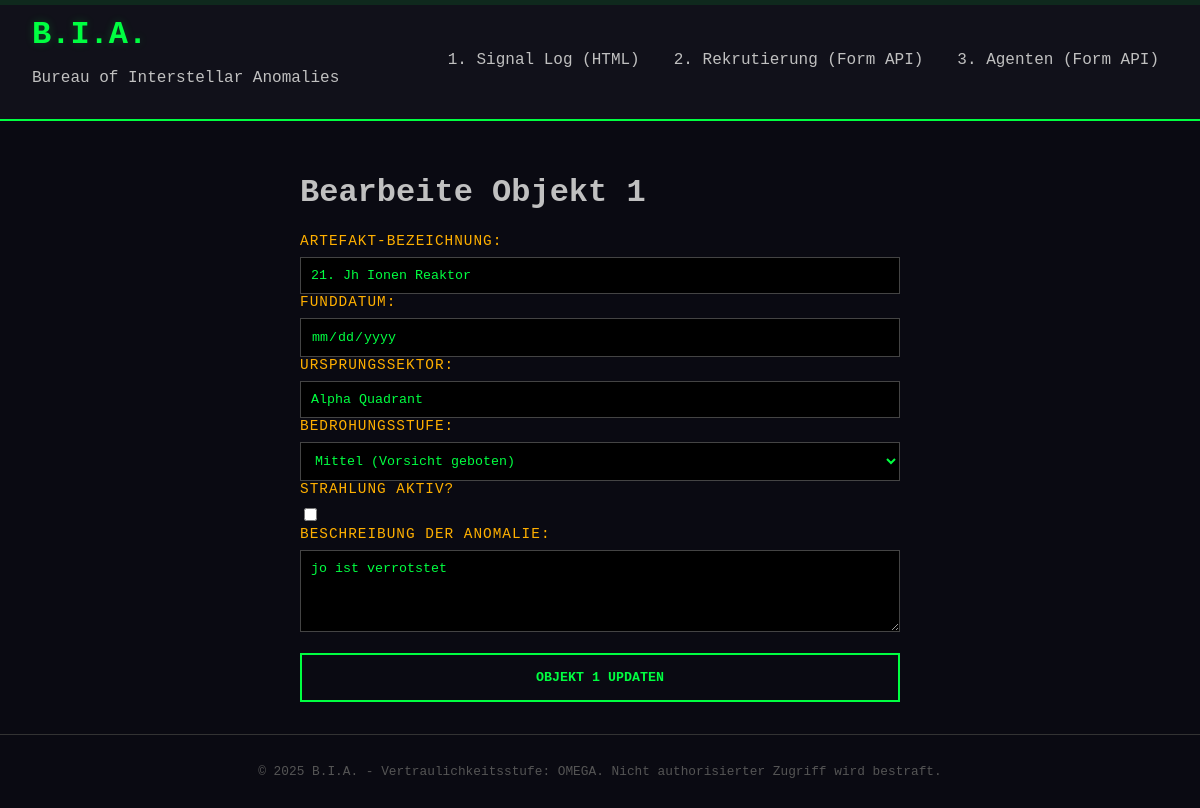
/forms/artifact/1/edit/, run on the app's committed database.
### bia_forms/models.py (models this page shows, shortened)
class Artifact(models.Model):
    THREAT_LEVELS = [
        ('low', 'Niedrig (Sicher)'),
        ('medium', 'Mittel (Vorsicht geboten)'),
        ('high', 'Hoch (Eindämmung erforderlich)'),
        ('critical', 'Kritisch (Weltuntergangsszenario)'),
    ]
    name = models.CharField(max_length=100, verbose_name="Artefakt-Bezeichnung")
    discovery_date = models.DateField(verbose_name="Funddatum")
    origin_sector = models.CharField(max_length=50, verbose_name="Ursprungssektor")
    threat_level = models.CharField(max_length=10, choices=THREAT_LEVELS, default='medium', verbose_name="Bedrohungsstufe")
    is_radioactive = models.BooleanField(default=False, verbose_name="Strahlung aktiv?")
    description = models.TextField(verbose_name="Beschreibung der Anomalie")

### bia_forms/views.py (the view)
def artifact_edit(request, id):
    artifact = get_object_or_404(Artifact, pk=id)
    if request.method == 'POST':
        form = ArtifactModelForm(request.POST, instance=artifact)
        if form.is_valid():
            form.save()
            return redirect('bia_forms:artifacts-list')
    form = ArtifactModelForm(instance=artifact)
    return render(request, 'bia_forms/artifact_edit.html', {
        'form': form,
        'artifact': artifact
    })

### bia_forms/forms.py
class ArtifactModelForm(forms.ModelForm):
    class Meta:
        model = Artifact
        fields = '__all__'
        widgets = {
            'discovery_date': forms.DateInput(attrs={
                'type': 'date'
            }),
            'description': forms.Textarea(attrs={
                'rows': 4,
                'placeholder': 'Beschreibe das Verhalten des Objekts...',
            })
        }

### bia_forms/templates/bia_forms/artifact_edit.html (shortened to what this page needs)
{% extends "base.html" %}
{% block content %}
<h1>Bearbeite Objekt {{ artifact.id }}</h1>
<form method="POST">
    {{ form }}
    <button type="submit" class="btn-retro">Objekt {{artifact.id}} updaten</button>
</form>
{% endblock content %}

### bia_forms/static/bia_forms/css/styles.css (style rules this page uses)
:root { --bg-color: #0a0a12; --panel-color: #11111a; --text-main: #c0c0c0; --accent-green: #00ff41; --accent-amber: #ffb000; --accent-red: #ff3333; --border-glow: 0 0 10px rgba(0, 255, 65, 0.2); --font-stack: 'Courier New', Courier, monospace; }
body { background-color: var(--bg-color); color: var(--text-main); font-family: var(--font-stack); margin: 0; display: flex; flex-direction: column; min-height: 100vh; }
label { display: block; margin-bottom: 0.5rem; color: var(--accent-amber); text-transform: uppercase; font-size: 0.9rem; letter-spacing: 1px; }
input[type="text"], input[type="number"], input[type="email"], input[type="date"], input[type="password"], select, textarea { width: 100%; background: #000; border: 1px solid #444; color: var(--accent-green); padding: 10px; font-family: var(--font-stack); box-sizing: border-box; }
.btn-retro { width: 100%; padding: 15px; background: transparent; border: 2px solid var(--accent-green); color: var(--accent-green); font-family: var(--font-stack); font-weight: bold; cursor: pointer; text-transform: uppercase; transition: 0.2s; margin-top: 1rem; }

### data on the page
Artifact: id "1", name "21. Jh Ionen Reaktor", origin_sector "Alpha Quadrant", threat_level "Mittel (Vorsicht geboten)", description "jo ist verrotstet"
